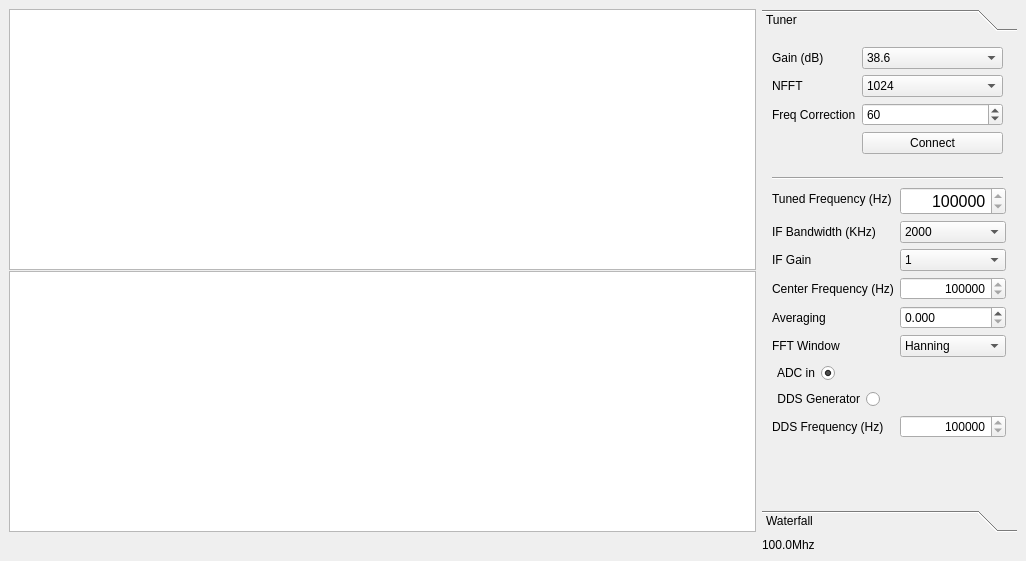
<?xml version="1.0" encoding="UTF-8"?>
<ui version="4.0">
 <class>MainWindow</class>
 <widget class="QMainWindow" name="MainWindow">
  <property name="geometry">
   <rect>
    <x>0</x>
    <y>0</y>
    <width>1026</width>
    <height>561</height>
   </rect>
  </property>
  <property name="windowTitle">
   <string>EBAZ4205 SDR Spectrum Analyzer</string>
  </property>
  <widget class="QWidget" name="centralwidget">
   <layout class="QGridLayout" name="gridLayout" columnstretch="6,0">
    <property name="sizeConstraint">
     <enum>QLayout::SetDefaultConstraint</enum>
    </property>
    <item row="2" column="1">
     <widget class="QLabel" name="lblFreq">
      <property name="text">
       <string>100.0Mhz</string>
      </property>
     </widget>
    </item>
    <item row="1" column="0">
     <widget class="QSplitter" name="splitter">
      <property name="orientation">
       <enum>Qt::Vertical</enum>
      </property>
      <property name="handleWidth">
       <number>1</number>
      </property>
      <widget class="PlotWidget" name="spectrumView"/>
      <widget class="PlotWidget" name="waterfallView"/>
     </widget>
    </item>
    <item row="1" column="1">
     <widget class="QToolBox" name="toolBox">
      <property name="minimumSize">
       <size>
        <width>255</width>
        <height>0</height>
       </size>
      </property>
      <property name="maximumSize">
       <size>
        <width>255</width>
        <height>16777215</height>
       </size>
      </property>
      <property name="currentIndex">
       <number>0</number>
      </property>
      <widget class="QWidget" name="page_2">
       <property name="geometry">
        <rect>
         <x>0</x>
         <y>0</y>
         <width>255</width>
         <height>470</height>
        </rect>
       </property>
       <attribute name="label">
        <string>Tuner</string>
       </attribute>
       <widget class="QWidget" name="layoutWidget">
        <property name="geometry">
         <rect>
          <x>10</x>
          <y>10</y>
          <width>231</width>
          <height>121</height>
         </rect>
        </property>
        <layout class="QFormLayout" name="formLayout_3">
         <item row="0" column="0">
          <widget class="QLabel" name="label_3">
           <property name="enabled">
            <bool>true</bool>
           </property>
           <property name="text">
            <string>Gain (dB)</string>
           </property>
          </widget>
         </item>
         <item row="0" column="1">
          <widget class="QComboBox" name="comboBoxGain">
           <property name="enabled">
            <bool>true</bool>
           </property>
           <property name="editable">
            <bool>false</bool>
           </property>
           <property name="currentText">
            <string>38.6</string>
           </property>
           <property name="currentIndex">
            <number>21</number>
           </property>
           <item>
            <property name="text">
             <string>0.0</string>
            </property>
           </item>
           <item>
            <property name="text">
             <string>0.9</string>
            </property>
           </item>
           <item>
            <property name="text">
             <string>1.4</string>
            </property>
           </item>
           <item>
            <property name="text">
             <string>2.7</string>
            </property>
           </item>
           <item>
            <property name="text">
             <string>3.7</string>
            </property>
           </item>
           <item>
            <property name="text">
             <string>7,7</string>
            </property>
           </item>
           <item>
            <property name="text">
             <string>8.7</string>
            </property>
           </item>
           <item>
            <property name="text">
             <string>12.5</string>
            </property>
           </item>
           <item>
            <property name="text">
             <string>14.4</string>
            </property>
           </item>
           <item>
            <property name="text">
             <string>15.7</string>
            </property>
           </item>
           <item>
            <property name="text">
             <string>16.6</string>
            </property>
           </item>
           <item>
            <property name="text">
             <string>19.7</string>
            </property>
           </item>
           <item>
            <property name="text">
             <string>20.7</string>
            </property>
           </item>
           <item>
            <property name="text">
             <string>22.9</string>
            </property>
           </item>
           <item>
            <property name="text">
             <string>25.4</string>
            </property>
           </item>
           <item>
            <property name="text">
             <string>28.0</string>
            </property>
           </item>
           <item>
            <property name="text">
             <string>29.7</string>
            </property>
           </item>
           <item>
            <property name="text">
             <string>32.8</string>
            </property>
           </item>
           <item>
            <property name="text">
             <string>33.8</string>
            </property>
           </item>
           <item>
            <property name="text">
             <string>36.4</string>
            </property>
           </item>
           <item>
            <property name="text">
             <string>37.2</string>
            </property>
           </item>
           <item>
            <property name="text">
             <string>38.6</string>
            </property>
           </item>
           <item>
            <property name="text">
             <string>40.2</string>
            </property>
           </item>
           <item>
            <property name="text">
             <string>42.1</string>
            </property>
           </item>
           <item>
            <property name="text">
             <string>43.4</string>
            </property>
           </item>
           <item>
            <property name="text">
             <string>43.9</string>
            </property>
           </item>
           <item>
            <property name="text">
             <string>44.5</string>
            </property>
           </item>
           <item>
            <property name="text">
             <string>48.0</string>
            </property>
           </item>
           <item>
            <property name="text">
             <string>49.6</string>
            </property>
           </item>
          </widget>
         </item>
         <item row="1" column="0">
          <widget class="QLabel" name="label_4">
           <property name="enabled">
            <bool>true</bool>
           </property>
           <property name="text">
            <string>NFFT</string>
           </property>
          </widget>
         </item>
         <item row="1" column="1">
          <widget class="QComboBox" name="comboBoxNFFT">
           <property name="enabled">
            <bool>true</bool>
           </property>
           <property name="editable">
            <bool>false</bool>
           </property>
           <property name="currentText">
            <string>1024</string>
           </property>
           <property name="currentIndex">
            <number>0</number>
           </property>
           <item>
            <property name="text">
             <string>1024</string>
            </property>
           </item>
           <item>
            <property name="text">
             <string>2048</string>
            </property>
           </item>
           <item>
            <property name="text">
             <string>4096</string>
            </property>
           </item>
           <item>
            <property name="text">
             <string>8192</string>
            </property>
           </item>
          </widget>
         </item>
         <item row="2" column="1">
          <widget class="QSpinBox" name="spinBoxPPM">
           <property name="minimum">
            <number>1</number>
           </property>
           <property name="maximum">
            <number>200</number>
           </property>
           <property name="value">
            <number>60</number>
           </property>
          </widget>
         </item>
         <item row="2" column="0">
          <widget class="QLabel" name="label_5">
           <property name="enabled">
            <bool>true</bool>
           </property>
           <property name="text">
            <string>Freq Correction</string>
           </property>
          </widget>
         </item>
         <item row="3" column="1">
          <widget class="QPushButton" name="pushButtonConnect">
           <property name="text">
            <string>Connect</string>
           </property>
          </widget>
         </item>
        </layout>
       </widget>
       <widget class="Line" name="line">
        <property name="geometry">
         <rect>
          <x>10</x>
          <y>133</y>
          <width>231</width>
          <height>16</height>
         </rect>
        </property>
        <property name="orientation">
         <enum>Qt::Horizontal</enum>
        </property>
       </widget>
       <widget class="QWidget" name="layoutWidget">
        <property name="geometry">
         <rect>
          <x>10</x>
          <y>150</y>
          <width>234</width>
          <height>291</height>
         </rect>
        </property>
        <layout class="QFormLayout" name="formLayout">
         <item row="3" column="0">
          <widget class="QLabel" name="label_2">
           <property name="text">
            <string>Center Frequency (Hz)</string>
           </property>
          </widget>
         </item>
         <item row="3" column="1">
          <widget class="QSpinBox" name="spinBoxFrequency">
           <property name="alignment">
            <set>Qt::AlignRight|Qt::AlignTrailing|Qt::AlignVCenter</set>
           </property>
           <property name="minimum">
            <number>100000</number>
           </property>
           <property name="maximum">
            <number>32000000</number>
           </property>
           <property name="singleStep">
            <number>1000</number>
           </property>
          </widget>
         </item>
         <item row="4" column="0">
          <widget class="QLabel" name="label">
           <property name="text">
            <string>Averaging</string>
           </property>
          </widget>
         </item>
         <item row="4" column="1">
          <widget class="QDoubleSpinBox" name="doubleSpinBoxAlfa">
           <property name="decimals">
            <number>3</number>
           </property>
           <property name="maximum">
            <double>1.000000000000000</double>
           </property>
           <property name="singleStep">
            <double>0.001000000000000</double>
           </property>
           <property name="stepType">
            <enum>QAbstractSpinBox::DefaultStepType</enum>
           </property>
           <property name="value">
            <double>0.000000000000000</double>
           </property>
          </widget>
         </item>
         <item row="5" column="0">
          <widget class="QLabel" name="label_6">
           <property name="enabled">
            <bool>true</bool>
           </property>
           <property name="text">
            <string>FFT Window</string>
           </property>
          </widget>
         </item>
         <item row="5" column="1">
          <widget class="QComboBox" name="comboBoxWindow">
           <property name="enabled">
            <bool>true</bool>
           </property>
           <property name="editable">
            <bool>false</bool>
           </property>
           <property name="currentText">
            <string>Hanning</string>
           </property>
           <property name="currentIndex">
            <number>4</number>
           </property>
           <item>
            <property name="text">
             <string>None</string>
            </property>
           </item>
           <item>
            <property name="text">
             <string>Bartlett</string>
            </property>
           </item>
           <item>
            <property name="text">
             <string>Blackman</string>
            </property>
           </item>
           <item>
            <property name="text">
             <string>Hamming</string>
            </property>
           </item>
           <item>
            <property name="text">
             <string>Hanning</string>
            </property>
           </item>
          </widget>
         </item>
         <item row="8" column="1">
          <widget class="QSpinBox" name="spinBoxGenFrequency">
           <property name="alignment">
            <set>Qt::AlignRight|Qt::AlignTrailing|Qt::AlignVCenter</set>
           </property>
           <property name="minimum">
            <number>100000</number>
           </property>
           <property name="maximum">
            <number>30000000</number>
           </property>
           <property name="singleStep">
            <number>1000</number>
           </property>
           <property name="value">
            <number>20000000</number>
           </property>
          </widget>
         </item>
         <item row="8" column="0">
          <widget class="QLabel" name="label_7">
           <property name="text">
            <string>DDS Frequency (Hz)</string>
           </property>
          </widget>
         </item>
         <item row="6" column="0">
          <widget class="QRadioButton" name="radioButtonADC">
           <property name="layoutDirection">
            <enum>Qt::RightToLeft</enum>
           </property>
           <property name="text">
            <string>ADC in</string>
           </property>
           <property name="checked">
            <bool>true</bool>
           </property>
          </widget>
         </item>
         <item row="7" column="0">
          <widget class="QRadioButton" name="radioButtonGenerator">
           <property name="layoutDirection">
            <enum>Qt::RightToLeft</enum>
           </property>
           <property name="text">
            <string>DDS Generator</string>
           </property>
          </widget>
         </item>
         <item row="0" column="0">
          <widget class="QLabel" name="label_8">
           <property name="text">
            <string>Tuned Frequency (Hz)</string>
           </property>
          </widget>
         </item>
         <item row="0" column="1">
          <widget class="QSpinBox" name="spinBoxTunedFrequency">
           <property name="font">
            <font>
             <pointsize>12</pointsize>
            </font>
           </property>
           <property name="alignment">
            <set>Qt::AlignRight|Qt::AlignTrailing|Qt::AlignVCenter</set>
           </property>
           <property name="minimum">
            <number>100000</number>
           </property>
           <property name="maximum">
            <number>32000000</number>
           </property>
           <property name="displayIntegerBase">
            <number>10</number>
           </property>
          </widget>
         </item>
         <item row="1" column="0">
          <widget class="QLabel" name="label_9">
           <property name="text">
            <string>IF Bandwidth (KHz)</string>
           </property>
          </widget>
         </item>
         <item row="1" column="1">
          <widget class="QComboBox" name="comboBoxIFBandwidth">
           <property name="currentText">
            <string/>
           </property>
           <property name="placeholderText">
            <string/>
           </property>
          
           <item>
            <property name="text">
             <string>2000</string>
            </property>
           </item>
           <item>
            <property name="text">
             <string>1000</string>
            </property>
           </item>
           <item>
            <property name="text">
             <string>500</string>
            </property>
           </item>
           <item>
            <property name="text">
             <string>250</string>
            </property>
           </item>
           <item>
            <property name="text">
             <string>125</string>
            </property>
           </item>
           <item>
            <property name="text">
             <string>60</string>
            </property>
           </item>
           <item>
            <property name="text">
             <string>30</string>
            </property>
           </item>
           <item>
            <property name="text">
             <string>16</string>
            </property>
           </item>
           <item>
            <property name="text">
             <string>8</string>
            </property>
           </item>
           <item>
            <property name="text">
             <string>4</string>
            </property>
           </item>
           <item>
            <property name="text">
             <string>2</string>
            </property>
           </item>
           <item>
            <property name="text">
             <string>1</string>
            </property>
           </item>
          </widget>
         </item>
         <item row="2" column="0">
          <widget class="QLabel" name="label_10">
           <property name="text">
            <string>IF Gain</string>
           </property>
          </widget>
         </item>
         <item row="2" column="1">

          <widget class="QComboBox" name="comboBoxIFGain">
           <item>
            <property name="text">
             <string>1</string>
            </property>
           </item>
           <item>
            <property name="text">
             <string>2</string>
            </property>
           </item>
           <item>
            <property name="text">
             <string>4</string>
            </property>
           </item>
           <item>
            <property name="text">
             <string>8</string>
            </property>
           </item>
           <item>
            <property name="text">
             <string>16</string>
            </property>
           </item>
           <item>
            <property name="text">
             <string>32</string>
            </property>
           </item>
           <item>
            <property name="text">
             <string>64</string>
            </property>
           </item>
           <item>
            <property name="text">
             <string>128</string>
            </property>
           </item>
          <item>
            <property name="text">
             <string>256</string>
            </property>
           </item>
          <item>
            <property name="text">
             <string>512</string>
            </property>
           </item>
           <item>
            <property name="text">
             <string>1024</string>
            </property>
           </item>
          
          </widget>



         </item>
        </layout>
       </widget>
      </widget>
      <widget class="QWidget" name="toolBoxLevel">
       <property name="geometry">
        <rect>
         <x>0</x>
         <y>0</y>
         <width>255</width>
         <height>470</height>
        </rect>
       </property>
       <attribute name="label">
        <string>Waterfall</string>
       </attribute>
       <layout class="QHBoxLayout" name="horizontalLayout_2">
        <property name="leftMargin">
         <number>0</number>
        </property>
        <property name="topMargin">
         <number>0</number>
        </property>
        <property name="rightMargin">
         <number>0</number>
        </property>
        <property name="bottomMargin">
         <number>0</number>
        </property>
        <item>
         <layout class="QVBoxLayout" name="verticalLayout"/>
        </item>
       </layout>
      </widget>
     </widget>
    </item>
   </layout>
  </widget>
 </widget>
 <customwidgets>
  <customwidget>
   <class>PlotWidget</class>
   <extends>QGraphicsView</extends>
   <header>pyqtgraph</header>
  </customwidget>
 </customwidgets>
 <resources/>
 <connections/>
</ui>
